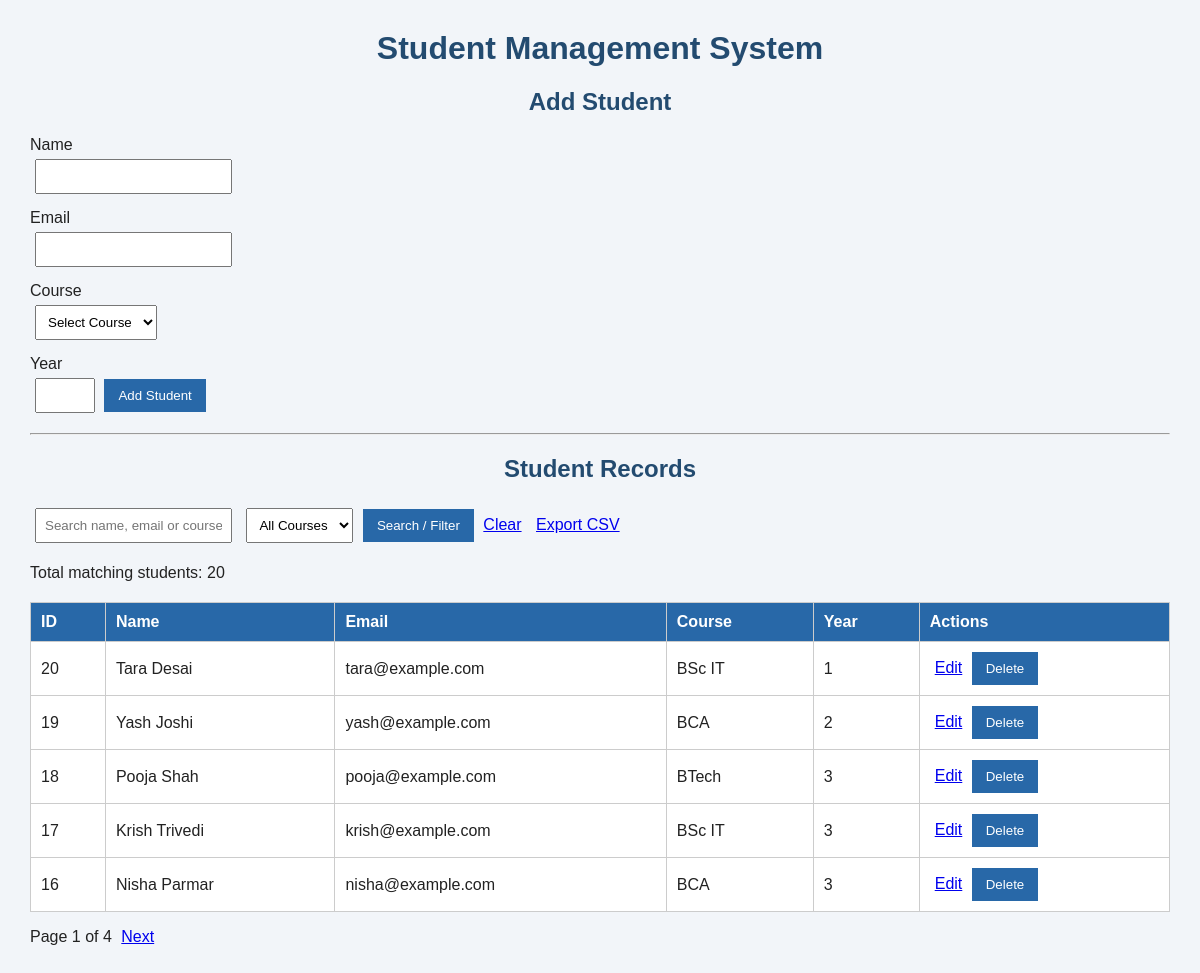
The page / on the database its author committed.
### tables this page shows
CREATE TABLE `students` (
  `id` int(11) NOT NULL,
  `name` varchar(100) NOT NULL,
  `email` varchar(100) NOT NULL,
  `course` varchar(50) NOT NULL,
  `year` int(11) NOT NULL
);

### index.php (the view, shortened to what this page needs)
<?php
require "db.php";
$editStudent = null;
$search = trim($_GET["search"] ?? "");
$where = [];
$params = [];
$types = "";
$sqlWhere = $where ? " WHERE ".implode(" AND ", $where) : "";
$countStmt = $conn->prepare(
    "SELECT COUNT(*) AS total FROM students".$sqlWhere
);
$countStmt->execute();
$total = $countStmt->get_result()->fetch_assoc()["total"];
$perPage = 5;
$pages = max(1, (int)ceil($total / $perPage));
$page = max(1, min($pages, (int)($_GET["page"] ?? 1)));
$offset = ($page - 1) * $perPage;
$listStmt = $conn->prepare(
    "SELECT * FROM students".$sqlWhere." ORDER BY id DESC LIMIT ? OFFSET ?"
);
$listTypes = $types."ii";
$listParams = array_merge($params, [$perPage, $offset]);
$listStmt->bind_param($listTypes, ...$listParams);
$listStmt->execute();
$students = $listStmt->get_result();
function e($value) {
    return htmlspecialchars((string)$value, ENT_QUOTES, "UTF-8");
}
function pageUrl($p) {
    $q = $_GET;
    $q["page"] = $p;
    return "?".http_build_query($q);
}
?>
<!DOCTYPE html>
<html>
<head>
    <link rel="stylesheet" href="style.css">
</head>
<body>
<h1>Student Management System</h1>
<h2><?= $editStudent ? "Edit Student" : "Add Student" ?></h2>
<form method="POST">
    <label>Name</label>
    <input type="text" name="name" required maxlength="100"
           value="<?= e($editStudent["name"] ?? "") ?>">
    <label>Email</label>
    <input type="email" name="email" required maxlength="100"
           value="<?= e($editStudent["email"] ?? "") ?>">
    <label>Course</label>
    <select name="course" required>
        <option value="">Select Course</option>
    </select>
    <label>Year</label>
    <input type="number" name="year" min="1" max="6" required
           value="<?= e($editStudent["year"] ?? "") ?>">
    <button type="submit">
        <?= $editStudent ? "Update Student" : "Add Student" ?>
    </button>
</form>
<hr>
<h2>Student Records</h2>
<form method="GET">
    <input type="text" name="search"
           placeholder="Search name, email or course"
           value="<?= e($search) ?>">
    <select name="course">
        <option value="">All Courses</option>
    </select>
    <button type="submit">Search / Filter</button>
    <a href="index.php">Clear</a>
    <a href="export.php">Export CSV</a>
</form>
<p>Total matching students: <?= (int)$total ?></p>
<table>
    <tr>
        <th>ID</th>
        <th>Name</th>
        <th>Email</th>
        <th>Course</th>
        <th>Year</th>
        <th>Actions</th>
    </tr>
    <?php while ($row = $students->fetch_assoc()): ?>
    <tr>
        <td><?= e($row["id"]) ?></td>
        <td><?= e($row["name"]) ?></td>
        <td><?= e($row["email"]) ?></td>
        <td><?= e($row["course"]) ?></td>
        <td><?= e($row["year"]) ?></td>
        <td>
            <a href="?edit=<?= (int)$row["id"] ?>">Edit</a>
            <form method="POST" class="delete-form"
                  onsubmit="return confirm('Delete this student?');">
                <button type="submit">Delete</button>
            </form>
        </td>
    </tr>
    <?php endwhile; ?>
</table>
<p>
    Page <?= $page ?> of <?= $pages ?>
    <?php if ($page < $pages): ?>
        <a href="<?= e(pageUrl($page + 1)) ?>">Next</a>
    <?php endif; ?>
</p>
</body>
</html>

### style.css (style rules this page uses)
body { font-family: Arial, sans-serif; background-color: #f2f5f9; margin: 30px; color: #222; }
h1, h2 { text-align: center; color: #234b70; }
form { margin: 15px 0; }
label { display: block; margin-top: 10px; }
input, select { padding: 8px; margin: 5px; }
button { background-color: #2868a8; color: white; border: none; padding: 9px 14px; }
table { width: 100%; border-collapse: collapse; background-color: white; margin-top: 20px; }
th, td { border: 1px solid #ccc; padding: 10px; text-align: left; }
th { background-color: #2868a8; color: white; }
a { margin: 5px; }
.delete-form { display: inline; }

### rows shown on the page
students: id "20", name "Tara Desai", email "tara@example.com", course "BSc IT", year "1"
students: id "19", name "Yash Joshi", email "yash@example.com", course "BCA", year "2"
students: id "18", name "Pooja Shah", email "pooja@example.com", course "BTech", year "3"
students: id "17", name "Krish Trivedi", email "krish@example.com", course "BSc IT", year "3"
students: id "16", name "Nisha Parmar", email "nisha@example.com", course "BCA", year "3"

### other values the page prints
$total "20"
$page "1"
$pages "4"
